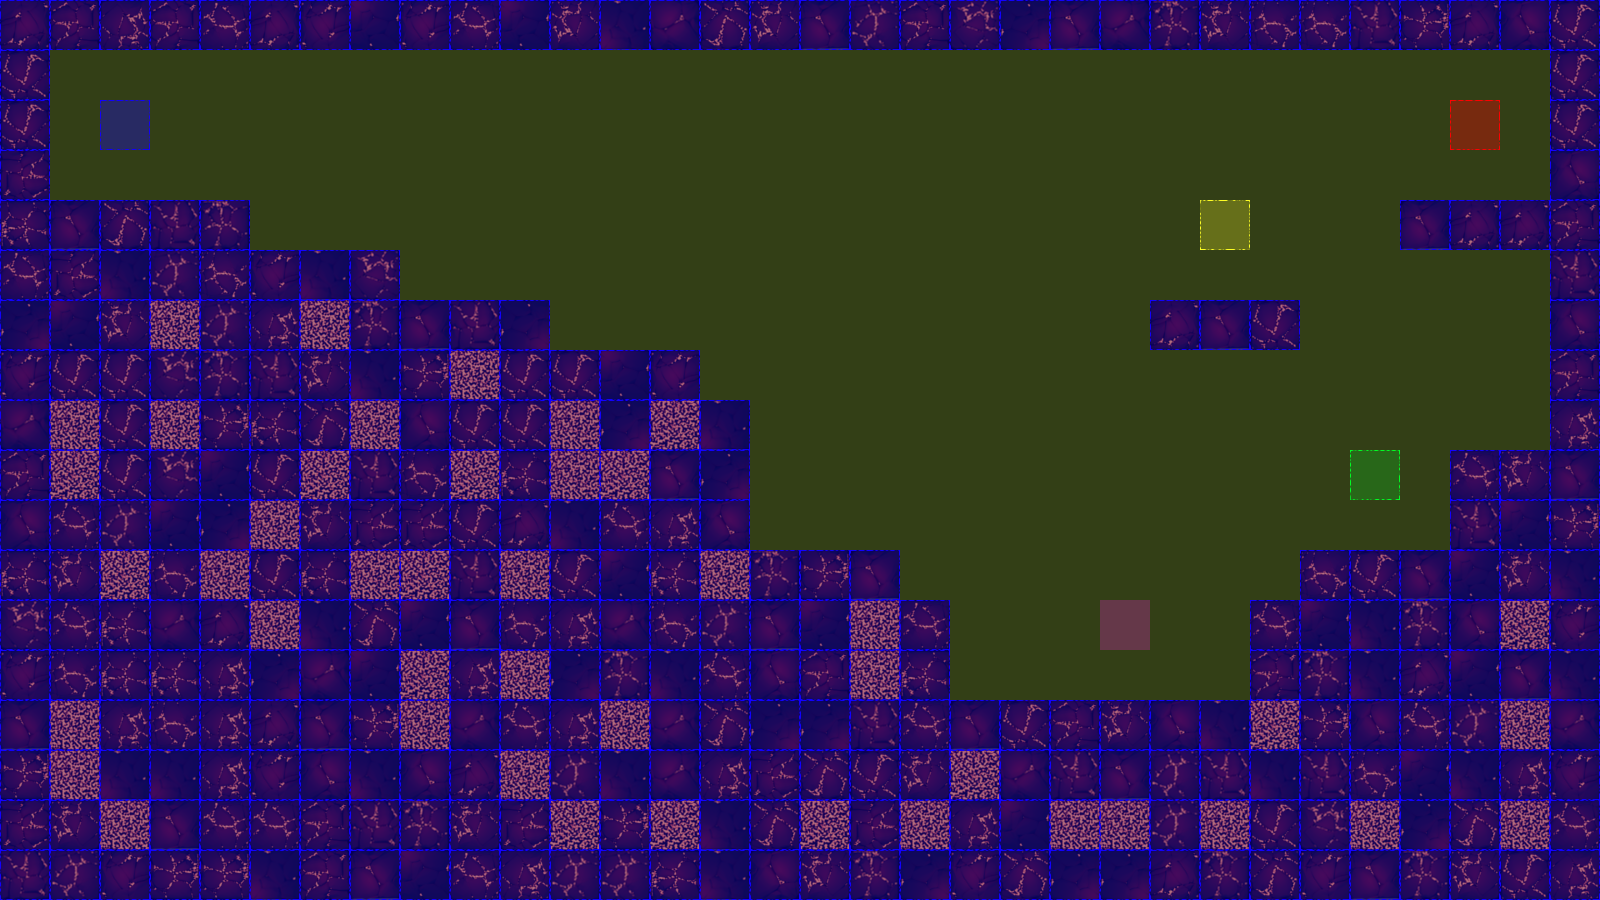

Below is a game level as drawn by its tile map, then a one-line description and the .tmx that defines it (tile-layer data replaced by summaries):
An orthogonal 32x18 tile map with 50x50 px tiles, 3 tile layers (terrain, collision, event), 2 tilesets.

<map version="1.0" orientation="orthogonal" renderorder="left-up" width="32" height="18" tilewidth="50" tileheight="50" nextobjectid="3">
 <tileset firstgid="1" name="dungeonTile" tilewidth="50" tileheight="50" tilecount="64" columns="8">
  <image source="tiles/dungeonTile.png" width="400" height="400" />
 </tileset>
 <tileset firstgid="65" name="collisionTile" tilewidth="50" tileheight="50" tilecount="12" columns="3">
  <image source="tiles/collisionTile.png" width="150" height="200" />
 </tileset>
 <layer name="terrain" width="32" height="18">
  <data>[576 cells, 342 non-empty, 24 distinct tile ids]</data>
 </layer>
 <layer name="collision" width="32" height="18">
  <data>[576 cells, 576 non-empty, 2 distinct tile ids]</data>
 </layer>
 <layer name="event" width="32" height="18">
  <data>[576 cells, 5 non-empty, 5 distinct tile ids]</data>
 </layer>
</map>
